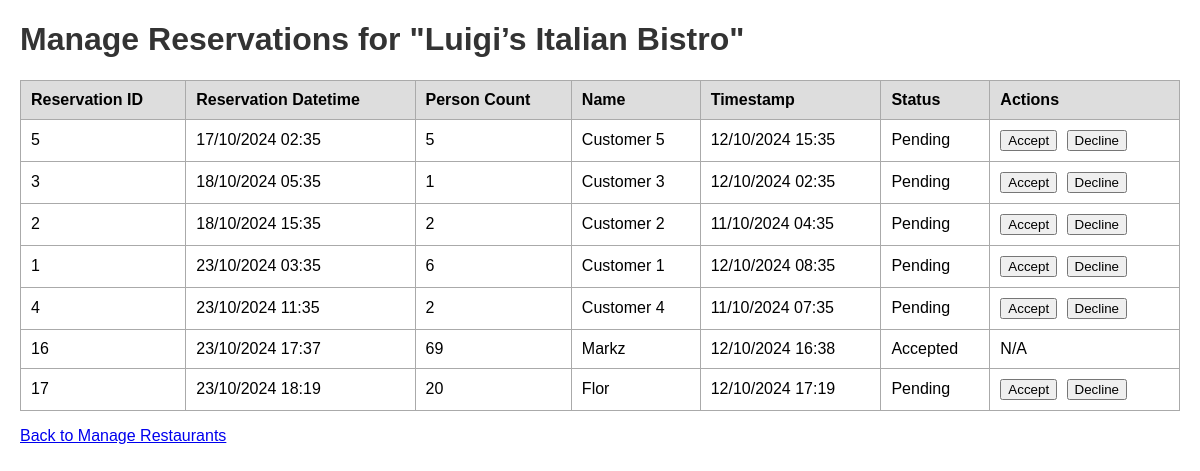
/restaurants/1/reservations, run on the app's committed database.
### app/models.py (models this page shows, shortened)
class Restaurant(db.Model):
    __tablename__ = 'restaurants'  # Ensure plural
    id = db.Column(db.Integer, primary_key=True)
    name = db.Column(db.String(128), nullable=False)
    address = db.Column(db.String(256), nullable=False)
    phone_number = db.Column(db.String(20), nullable=False)
    description = db.Column(db.Text(), nullable=True)
    manager_id = db.Column(db.Integer, db.ForeignKey('users.id'), nullable=False)
    categories = db.relationship('Category', secondary='restaurant_categories', back_populates='restaurants')
    reservations = db.relationship('Reservation', back_populates='restaurant', cascade='all, delete-orphan')

class Reservation(db.Model):
    __tablename__ = 'reservations'
    id = db.Column(db.Integer, primary_key=True)
    reservation_datetime = db.Column(db.DateTime, nullable=False)
    timestamp = db.Column(db.DateTime, default=datetime.utcnow, nullable=False)
    person_count = db.Column(db.Integer, nullable=False)
    restaurant_id = db.Column(db.Integer, db.ForeignKey('restaurants.id'), nullable=False)
    name = db.Column(db.String(100), nullable=False)
    status = db.Column(db.String(20), nullable=False, default='pending')
    frontend_user_id = db.Column(db.Integer, db.ForeignKey('frontend_users.id'), nullable=True)
    restaurant = db.relationship('Restaurant', back_populates='reservations')
    frontend_user = db.relationship('FrontendUser', back_populates='reservations')

### app/main/routes.py (the view)
@bp.route('/restaurants/<int:restaurant_id>/reservations', methods=['GET', 'POST'])
def manage_reservations(restaurant_id):
    restaurant = Restaurant.query.get_or_404(restaurant_id)
    now = datetime.now()
    reservations = Reservation.query.filter(
        Reservation.restaurant_id == restaurant_id,
        Reservation.reservation_datetime >= now,
        Reservation.status.in_(['pending', 'accepted', 'declined'])
    ).order_by(Reservation.reservation_datetime.asc()).all()
    return render_template('manage_reservations.html', restaurant=restaurant, reservations=reservations)

### app/templates/manage_reservations.html (shortened to what this page needs)
<!DOCTYPE html>
<html lang="en">
<head>
</head>
<body>
    <h1>Manage Reservations for "{{ restaurant.name }}"</h1>
    <table>
        <thead>
            <tr>
                <th>Reservation ID</th>
                <th>Reservation Datetime</th>
                <th>Person Count</th>
                <th>Name</th>
                <th>Timestamp</th>
                <th>Status</th>
                <th>Actions</th>
            </tr>
        </thead>
        <tbody>
            {% for reservation in reservations %}
                <tr>
                    <td>{{ reservation.id }}</td>
                    <td>{{ reservation.reservation_datetime.strftime('%d/%m/%Y %H:%M') }}</td>
                    <td>{{ reservation.person_count }}</td>
                    <td>{{ reservation.name }}</td>
                    <td>{{ reservation.timestamp.strftime('%d/%m/%Y %H:%M') }}</td>
                    <td>{{ reservation.status.capitalize() }}</td>
                    <td class="action-buttons">
                        {% if reservation.status == 'pending' %}
                            <form method="POST" action="{{ url_for('main.update_reservation_status', reservation_id=reservation.id) }}" style="display:inline;">
                                <button type="submit">Accept</button>
                            </form>
                            <form method="POST" action="{{ url_for('main.update_reservation_status', reservation_id=reservation.id) }}" style="display:inline;">
                                <button type="submit">Decline</button>
                            </form>
                        {% else %}
                            N/A
                        {% endif %}
                    </td>
                </tr>
            {% else %}
                <tr>
                    <td colspan="7">No upcoming reservations.</td>
                </tr>
            {% endfor %}
        </tbody>
    </table>
    <p><a href="{{ url_for('main.manage_restaurants') }}">Back to Manage Restaurants</a></p>
</body>
</html>

### app/templates/manage_reservations.html (style rules this page uses)
body { font-family: Arial, sans-serif; margin: 20px; }
h1 { color: #333; }
table { width: 100%; border-collapse: collapse; margin-top: 20px; }
th, td { border: 1px solid #aaa; padding: 10px; text-align: left; }
th { background-color: #ddd; }
.action-buttons button { margin-right: 5px; }

### data on the page
Restaurant: name "Luigi’s Italian Bistro"
Reservation: id "5", reservation_datetime "17/10/2024 02:35", person_count "5", name "Customer 5", timestamp "12/10/2024 15:35", status "Pending"
Reservation: id "3", reservation_datetime "18/10/2024 05:35", person_count "1", name "Customer 3", timestamp "12/10/2024 02:35", status "Pending"
Reservation: id "2", reservation_datetime "18/10/2024 15:35", person_count "2", name "Customer 2", timestamp "11/10/2024 04:35", status "Pending"
Reservation: id "1", reservation_datetime "23/10/2024 03:35", person_count "6", name "Customer 1", timestamp "12/10/2024 08:35", status "Pending"
Reservation: id "4", reservation_datetime "23/10/2024 11:35", person_count "2", name "Customer 4", timestamp "11/10/2024 07:35", status "Pending"
Reservation: id "16", reservation_datetime "23/10/2024 17:37", person_count "69", name "Markz", timestamp "12/10/2024 16:38", status "Accepted", shows "N/A"
Reservation: id "17", reservation_datetime "23/10/2024 18:19", person_count "20", name "Flor", timestamp "12/10/2024 17:19", status "Pending"
